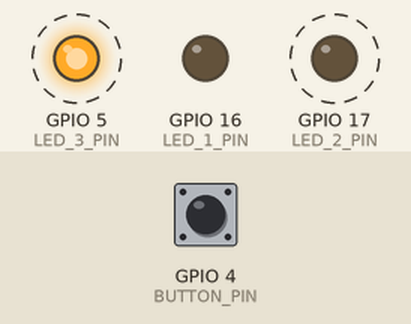
The program below on a simulated ESP32. Shown: output pins drawn as LEDs (lit = HIGH). Dashed ring = blinking. Inputs (shaded band) come from the test bench; at power-on: GPIO 4 (BUTTON_PIN) HIGH. What the program prints to the serial monitor is not drawn.

Above: at 1.2 s.
1.3 s: GPIO 4 (BUTTON_PIN) pulled LOW for 3.2 s
At 1.9 s:
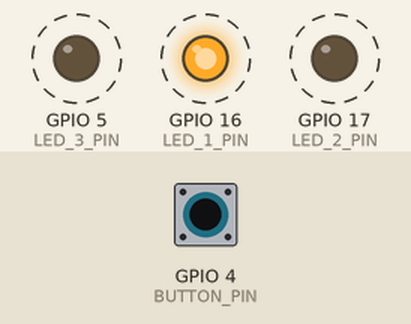
At 5.4 s:
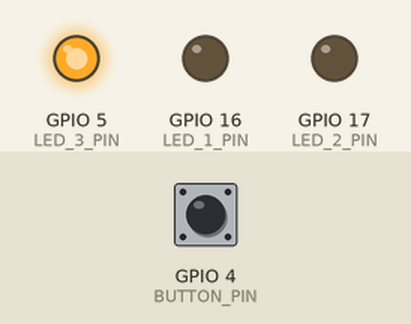
6.0 s: GPIO 4 (BUTTON_PIN) driven LOW
9.0 s: GPIO 4 (BUTTON_PIN) pulsed HIGH 2 times (0.12 s each, 0.3 s apart)
Timing chart, 0 to 12.0 s (numbered marks = the images above; inputs shaded):
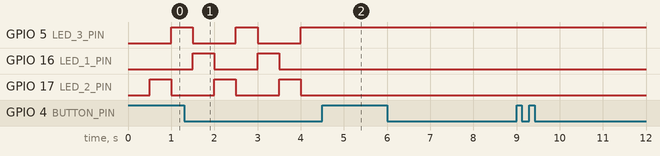

The program:

main.cpp
```cpp
#include <Arduino.h>
#include <ButtonWebServer.h>
#include "AsyncStop.h"

#define BUTTON_PIN 4
#define LED_1_PIN 16
#define LED_2_PIN 17
#define LED_3_PIN 5
#define ButtonDebounceTime 250
#define LedDelayTiem 500
#define ButtonLongPressTime 2000
const uint8_t leds[] = {LED_1_PIN, LED_2_PIN, LED_3_PIN};
const uint8_t numLeds = sizeof(leds) / sizeof(leds[0]);
bool buttonState;
bool lastButtonState = HIGH;
bool isButtonPressed = 0;
bool isButtonEnoughPressed = 0;
bool buttonToggle = 0;
uint8_t currentLed = 0;
uint32_t lastDebounceTime = 0;
uint32_t previousMillis = 0;
uint32_t buttonPressStartTime = 0;
ButtonWebServer buttonWebServer("ARSEN_ESP32", "123456789");
void setup()
{
  Serial.begin(115200);
  buttonWebServer.init();
  pinMode(BUTTON_PIN, INPUT);
  for (int i = 0; i < numLeds; i++)
  {
    pinMode(leds[i], OUTPUT);
  }
}

void blinkLED()
{
  uint32_t currentMillis = millis();
  if (currentMillis - previousMillis >= LedDelayTiem)
   {
    digitalWrite(leds[currentLed], LOW);
    currentLed = (currentLed + 1) % numLeds;
    digitalWrite(leds[currentLed], HIGH);
    previousMillis = currentMillis;
  }
}

int readDebouncedButton() {
  int reading = digitalRead(BUTTON_PIN);
  if (reading != lastButtonState)
  {
    lastDebounceTime = millis();
  }

  if ((millis() - lastDebounceTime) > ButtonDebounceTime)
  {
    if (reading != buttonState)
     {
      buttonState = reading;
    }
  }
  lastButtonState = reading;
  return reading;
}

bool onRelease()
{
  uint32_t currentMillis = millis();
  int buttonState  = readDebouncedButton();
  if (buttonState == LOW)
   {
    if (!isButtonPressed)
     {
      buttonPressStartTime = currentMillis;
      isButtonPressed = true;
      Serial.println("Button pressed");
    }
    else if (currentMillis - buttonPressStartTime > ButtonLongPressTime)
    {
      Serial.println("Button too long pressed");
      isButtonEnoughPressed = true;
    }
    return false;
  }
  else
  {
    isButtonPressed = false;
  }

  if (isButtonEnoughPressed)
  {
    isButtonPressed = false;
    isButtonEnoughPressed = false;
    return true;
  }

  return false;
}


void blinkLedWithAsyncStop()
{
  if (onRelease())
  {
    AsyncStop::getInstance().request();
  }

  if (AsyncStop::getInstance().isActive())
  {
    return;
  }

  blinkLED();

}

void loop() {

  buttonWebServer.handleClient();
  blinkLedWithAsyncStop();
}
```

AsyncStop.h
```cpp
#pragma once

class AsyncStop
{
private:
    unsigned long stopUntil = 0;
    unsigned long duration = 15000;

public:
    void request();
    bool isActive();
    void setDuration(unsigned long ms);
    static AsyncStop& getInstance();
};
```

ButtonWebServer.h
```cpp
#ifndef BUTTONWEBSERVER_H
#define BUTTONWEBSERVER_H

#include "WebServerBase.h"

class ButtonWebServer : public WebServerBase {
public:
    ButtonWebServer(const char* ssid, const char* password);
    virtual void init();
    virtual void handleRoot() override;
    virtual void handleButtonStatus();
private:
    const char* wifiSSID;
    const char* wifiPassword;
};

#endif
```

WebServerBase.h
```cpp
#ifndef WEBSERVERBASE_H
#define WEBSERVERBASE_H

#include <WiFi.h>
#include <WebServer.h>
#include "AsyncStop.h"

class WebServerBase {
public:
    WebServerBase(uint16_t port = 80);
    virtual ~WebServerBase();
    virtual void initAP(const char* ssid, const char* password, IPAddress ip = IPAddress(192, 168, 4, 1));
    virtual void setupRoutes();
    virtual void start();
    virtual void handleRoot();
    virtual void handleNotFound();
    void handleClient();
protected:
    WebServer server;
};

#endif
```

AsyncStop.cpp
```cpp
#include "asyncstop.h"
#include <Arduino.h>

void AsyncStop::request() {
    stopUntil = millis() + duration;
}

bool AsyncStop::isActive() {
    return millis() < stopUntil;
}

void AsyncStop::setDuration(unsigned long ms) {
    duration = ms;
}
AsyncStop& AsyncStop::getInstance() {
    static AsyncStop instance;
    return instance;
}
```

ButtonWebServer.cpp
```cpp
#include <WiFi.h>
#include <WebServer.h>
#include "AsyncStop.h"
#include "WebServerBase.h"
#include "ButtonWebServer.h"

ButtonWebServer::ButtonWebServer(const char* ssid, const char* password)
    : WebServerBase(80), wifiSSID(ssid), wifiPassword(password)
{
}
void ButtonWebServer::init()
{
    initAP(wifiSSID, wifiPassword);
    setupRoutes();
    server.on("/press", HTTP_POST, [this]() { this->handleButtonStatus(); });
    start();
}

void ButtonWebServer::handleRoot()
{
    String html = "<!DOCTYPE html>"
                  "<html>"
                  "<head><title>Button Status</title></head>"
                  "<body>"
                  "<h1>Button Web Server</h1>"
                  "<button onclick='sendRequest()'>Press Button</button>"
                  "<script>"
                  "function sendRequest(){"
                  "fetch('/press', { method: 'POST' })"
                  ".then(response=>response.text())"
                  ".then(data=>console.log(data));"
                  "}"
                  "</script>"
                  "</body>"
                  "</html>";
    server.send(200, "text/html", html);
}

void ButtonWebServer::handleButtonStatus()
{
    Serial.println("Button status requested");
    AsyncStop::getInstance().request();
    server.send(200, "text/plain", "Button pressed");
}
```

WebServerBase.cpp
```cpp
#include <WiFi.h>
#include <WebServer.h>
#include "AsyncStop.h"

#include "WebServerBase.h"

WebServerBase::WebServerBase(uint16_t port)
    : server(port)
{
}

WebServerBase::~WebServerBase()
{
}

void WebServerBase::initAP(const char* ssid, const char* password, IPAddress ip)
{
    IPAddress subnet(255, 255, 255, 0);
    WiFi.disconnect(true);
    WiFi.mode(WIFI_AP);
    if (!WiFi.softAPConfig(ip, ip, subnet))
    {
        Serial.println("AP Config failed");
    }
    if (WiFi.softAP(ssid, password))
    {
        Serial.println("Access Point Started");
        Serial.print("AP SSID: ");
        Serial.println(ssid);
        Serial.print("AP IP address: ");
        Serial.println(WiFi.softAPIP());
    }
    else
    {
        Serial.println("AP Failed to start");
    }
}

void WebServerBase::setupRoutes()
{
    server.on("/", HTTP_GET, [this]() { this->handleRoot(); });
    server.onNotFound([this]() { this->handleNotFound(); });
}

void WebServerBase::start()
{
    server.begin();
    Serial.println("HTTP server started");
}

void WebServerBase::handleRoot()
{
    server.send(200, "text/html", "<html><body><h1>Default Root</h1></body></html>");
}

void WebServerBase::handleNotFound()
{
    server.send(404, "text/plain", "404: Not Found");
}

void WebServerBase::handleClient()
{
    server.handleClient();
}
```

Measured:
- by itself, GPIO 5 (LED_3_PIN): alternates HIGH for 0.50 s and LOW for 1.0 s, 4 changes in all, then stays HIGH
- by itself, GPIO 16 (LED_1_PIN), GPIO 17 (LED_2_PIN): alternates HIGH for 0.50 s and LOW for 1.0 s, 4 changes in all, then stays LOW
